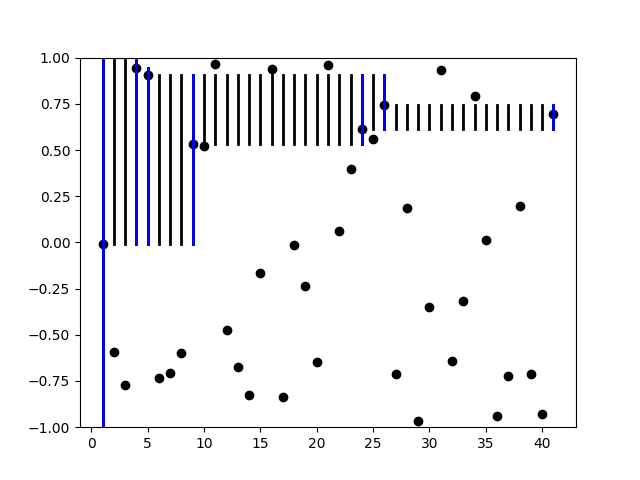

Write the Python code that produced this figure.
import matplotlib.pyplot as plt
import numpy as np
import random

theta = 0.639
xs = []
# avg_risks = []
n = 7

def main():
    plt.ylim(-1, 1)
    x_l = -2
    x_r = 2
    print(theta)
    q = 0 #count queries
    t = 0 #coutnt round
    while q < n:
        x_t = random.uniform(-1,1)
        # print('l: ', x_l, 'r: ', x_r)
        plt.plot(t+1, x_t, 'o', color='black')
        plt.plot([t+1, t+1], [x_l, x_r], 'k', lw=2)
        if x_t > x_l and  x_t < x_r:
            plt.plot([t+1, t+1], [x_l, x_r], 'b', lw=2)
            y_t = get_y(x_t)
            if y_t == -1:
                x_l = x_t
            else:
                x_r = x_t
            q += 1
        t += 1
    plt.show()
    
def get_y(x):
    return -1 if x<theta else 1

if __name__ == "__main__":
    main()
